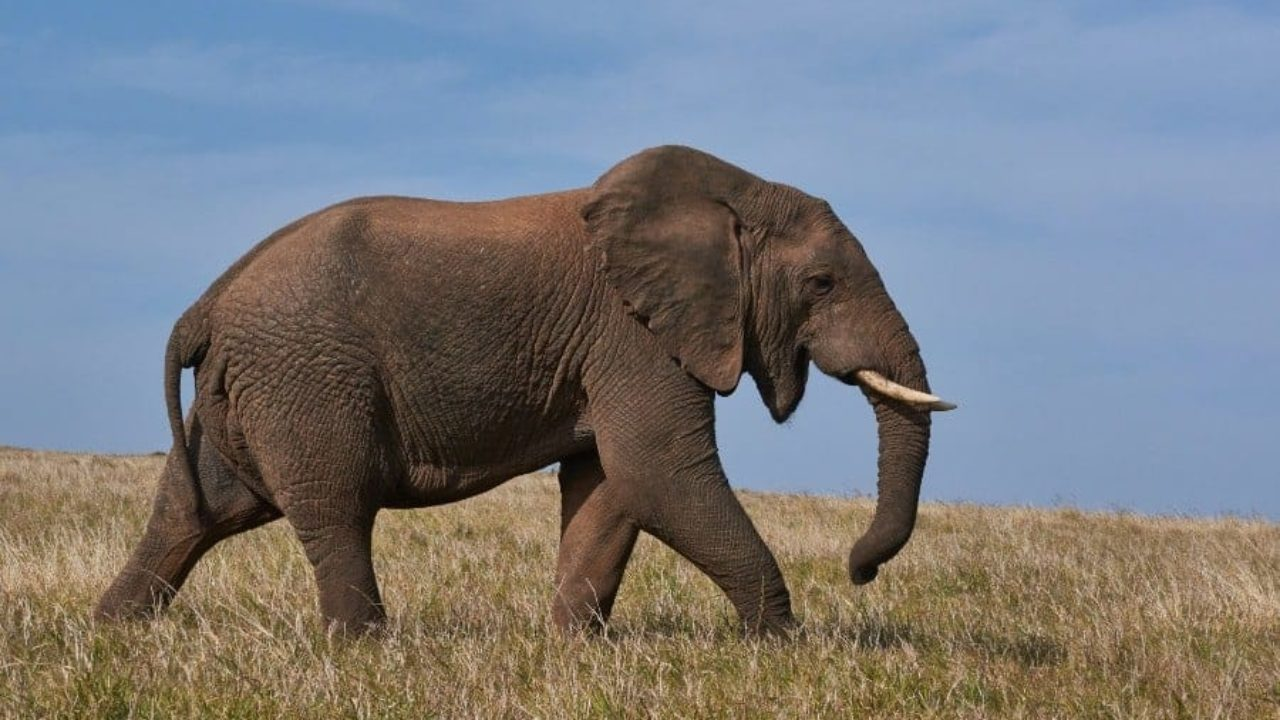
#> input picture images/elephant.jpg, 1280 x 720 px, found by its file name
$ python flip_horizontal.py
#> lines starting #> are read from the running program, lines starting #| are printed output that depends on the picture
#> further down, image is the input picture: PIL image 1280x720 RGB; mean R, G, B 120.6, 122.9, 127
from PIL import Image


def flip_image(image):
    # Cria uma cópia da imagem
    flipped_image = image.copy()

    # Obtém a largura e altura da imagem
    width, height = flipped_image.size
#> width = 1280; height = 720

    # Inverte a imagem na vertical
    for y in range(height):
        for x in range(width // 2):
            left_pixel = flipped_image.getpixel((x, y))
            right_pixel = flipped_image.getpixel((width - 1 - x, y))
            flipped_image.putpixel((x, y), right_pixel)
            flipped_image.putpixel((width - 1 - x, y), left_pixel)
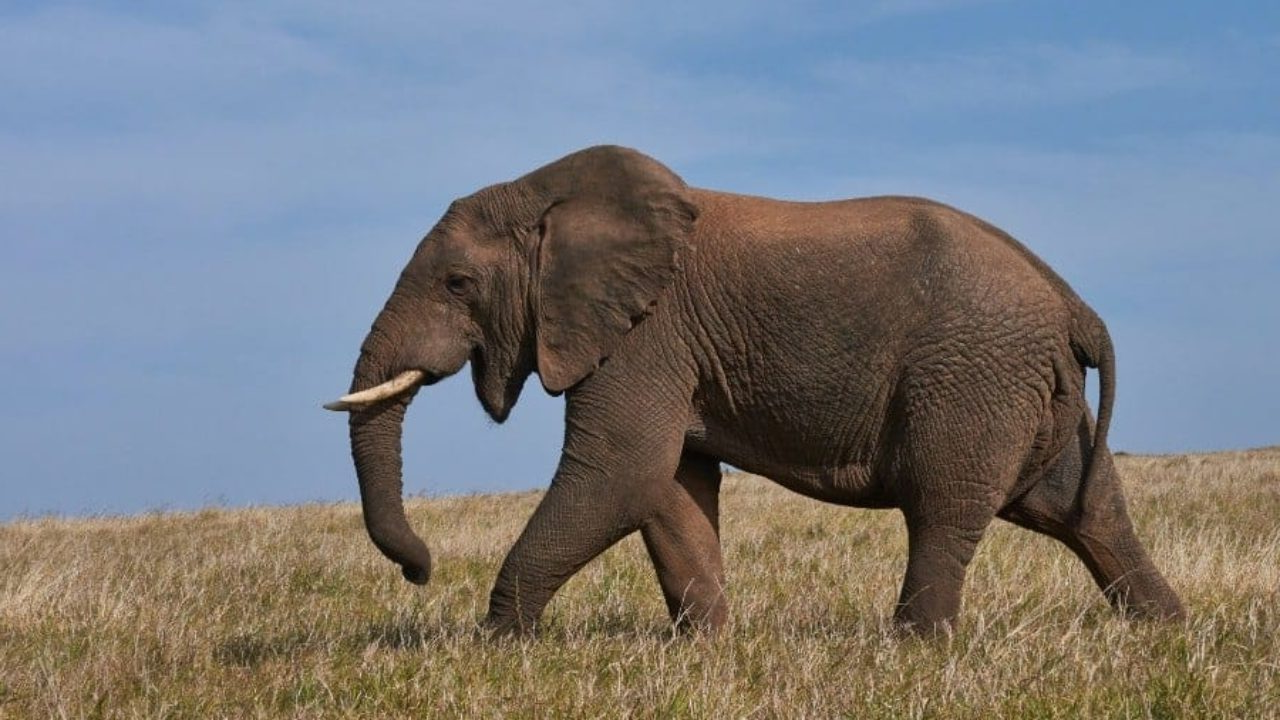
#> flipped_image: PIL image 1280x720 RGB; mean R, G, B 120.6, 122.9, 127

    return flipped_image


# Carrega a imagem desejada
image = Image.open("images/elephant.jpg")

# Inverte a imagem na vertical
flipped_image = flip_image(image)

# Salva a imagem resultante
flipped_image.save("images/elephant_flip_leftright.jpg")
